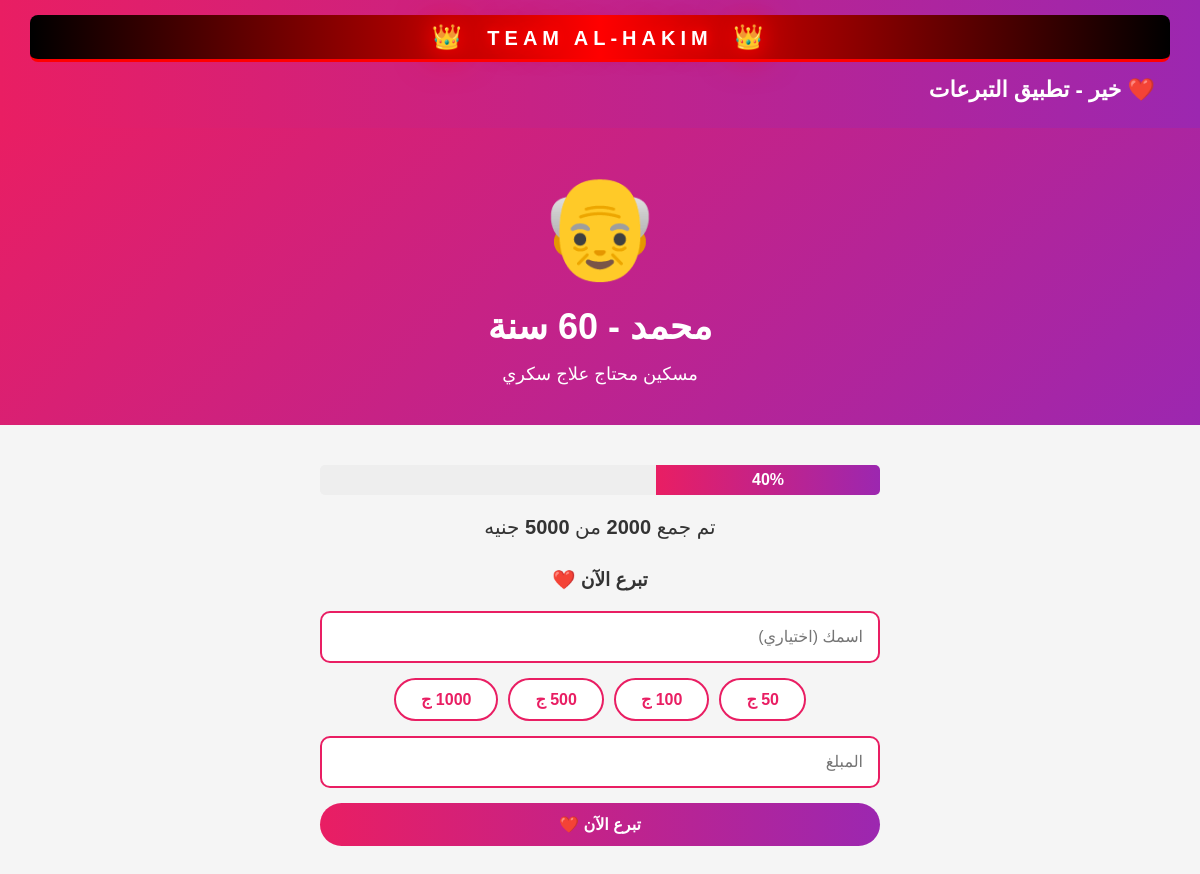
Screenshot of /case/2 with the database file from the repository.
### tables this page shows
CREATE TABLE cases (
        id INTEGER PRIMARY KEY AUTOINCREMENT,
        title TEXT,
        description TEXT,
        category TEXT,
        target_amount INTEGER,
        collected_amount INTEGER DEFAULT 0,
        image TEXT,
        created_at TEXT
    );

### app.py (the view)
@app.route('/case/<int:case_id>')
def case_detail(case_id):
    conn = sqlite3.connect('khair.db')
    c = conn.cursor()
    c.execute('SELECT * FROM cases WHERE id = ?', (case_id,))
    case = c.fetchone()
    conn.close()
    return render_template('case.html', case=case)

### templates/case.html (shortened to what this page needs)
<!DOCTYPE html>
<html lang="ar" dir="rtl">
<head>
<link rel="stylesheet" href="/static/style.css">
</head>
<body>
<header class="navbar">
  <div class="admin-header">
    <span class="crown">👑</span>
    <span class="admin-title">TEAM AL-HAKIM</span>
    <span class="crown">👑</span>
  </div>
  <div class="app-name"><a href="/" style="color:white;text-decoration:none;">❤️ خير - تطبيق التبرعات</a></div>
</header>
<section class="hero" style="padding: 40px 20px;">
  <div style="font-size: 100px; margin-bottom: 20px;">{{ case[6] }}</div>
  <h2>{{ case[1] }}</h2>
  <p>{{ case[2] }}</p>
</section>
<section style="padding: 40px 20px; max-width: 600px; margin: 0 auto;">
  <div class="progress" style="height: 30px; margin-bottom: 20px;">
    <div class="progress-bar" style="width: {{ (case[5] / case[4] * 100)|int }}%; line-height: 30px; color: white; text-align: center; font-weight: bold;">
      {{ (case[5] / case[4] * 100)|int }}%
    </div>
  </div>
  <p style="text-align: center; font-size: 20px; margin-bottom: 30px;">
    تم جمع <strong>{{ case[5] }}</strong> من <strong>{{ case[4] }}</strong> جنيه
  </p>
  <h3 style="text-align: center; margin-bottom: 20px;">تبرع الآن ❤️</h3>
  <form method="POST" action="/donate/{{ case[0] }}" style="display: flex; flex-direction: column; gap: 15px;">
    <input type="text" name="donor_name" placeholder="اسمك (اختياري)"
           style="padding: 15px; border: 2px solid #e91e63; border-radius: 10px; font-size: 16px;">
    <div style="display: flex; gap: 10px; flex-wrap: wrap; justify-content: center;">
      <button type="button" onclick="setAmount(50)" class="amount-btn">50 ج</button>
      <button type="button" onclick="setAmount(100)" class="amount-btn">100 ج</button>
      <button type="button" onclick="setAmount(500)" class="amount-btn">500 ج</button>
      <button type="button" onclick="setAmount(1000)" class="amount-btn">1000 ج</button>
    </div>
    <input type="number" name="amount" id="amount" placeholder="المبلغ" required
           style="padding: 15px; border: 2px solid #e91e63; border-radius: 10px; font-size: 16px;">
    <button type="submit" class="cta-btn" style="width: 100%;">تبرع الآن ❤️</button>
  </form>
</section>
</body>
</html>

### static/style.css (style rules this page uses)
* { margin: 0; padding: 0; box-sizing: border-box; font-family: 'Arial', sans-serif; }
body { background: #f5f5f5; color: #333; direction: rtl; }
.navbar { background: linear-gradient(90deg, #e91e63, #9c27b0); color: white; padding: 15px 30px; box-shadow: 0 2px 10px rgba(0,0,0,0.1); }
.admin-header { background: linear-gradient(90deg, #000, #f00, #000); color: #fff; padding: 8px 20px; text-align: center; font-size: 20px; font-weight: bold; letter-spacing: 5px; text-shadow: 0 0 20px #f00, 0 0 40px #f00; animation: adminPulse 2s infinite; border-bottom: 3px solid #f00; margin-bottom: 15px; border-radius: 8px; }
.admin-title { color: #fff; text-shadow: 0 0 10px #f00, 0 0 20px #f00, 0 0 30px #f00; }
.crown { font-size: 24px; animation: rotate 3s infinite linear; display: inline-block; margin: 0 10px; }
.app-name { font-size: 22px; color: white; font-weight: bold; margin-bottom: 10px; }
.navbar a { color: white; text-decoration: none; margin: 0 15px; transition: 0.3s; }
.hero { background: linear-gradient(135deg, #e91e63, #9c27b0); color: white; padding: 60px 20px; text-align: center; }
.hero h2 { font-size: 36px; margin-bottom: 15px; }
.hero p { font-size: 18px; }
.progress { background: #eee; height: 10px; border-radius: 5px; overflow: hidden; margin-bottom: 10px; }
.progress-bar { background: linear-gradient(90deg, #e91e63, #9c27b0); height: 100%; transition: 0.5s; }
.donate-btn, .cta-btn { background: linear-gradient(90deg, #e91e63, #9c27b0); color: white; border: none; padding: 12px 30px; border-radius: 25px; cursor: pointer; font-size: 16px; font-weight: bold; text-decoration: none; display: inline-block; transition: 0.3s; }
.amount-btn { background: white; color: #e91e63; border: 2px solid #e91e63; padding: 10px 25px; border-radius: 25px; cursor: pointer; font-size: 16px; font-weight: bold; transition: 0.3s; }

### rows the page displays
cases: image "👴", title "محمد - 60 سنة", description "مسكين محتاج علاج سكري", (case[5]/case[4]*100)|int "40", collected_amount "2000", target_amount "5000"
